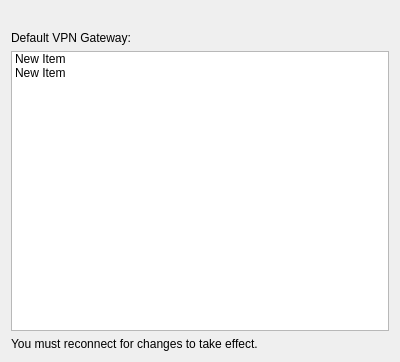
<?xml version="1.0" encoding="UTF-8"?>
<ui version="4.0">
 <class>PreferencesVpnPage</class>
 <widget class="QWidget" name="PreferencesVpnPage">
  <property name="geometry">
   <rect>
    <x>0</x>
    <y>0</y>
    <width>400</width>
    <height>362</height>
   </rect>
  </property>
  <property name="windowTitle">
   <string>Form</string>
  </property>
  <layout class="QVBoxLayout" name="verticalLayout">
   <item>
    <widget class="QLabel" name="flash_label">
     <property name="text">
      <string>&lt;flash_label&gt;</string>
     </property>
     <property name="alignment">
      <set>Qt::AlignCenter</set>
     </property>
    </widget>
   </item>
   <item>
    <widget class="QLabel" name="heading_label">
     <property name="text">
      <string>Default VPN Gateway:</string>
     </property>
     <property name="buddy">
      <cstring>gateways_list</cstring>
     </property>
    </widget>
   </item>
   <item>
    <widget class="QListWidget" name="gateways_list">
     <item>
      <property name="text">
       <string>New Item</string>
      </property>
      <property name="icon">
       <iconset>
        <normalon>:/images/countries/us.png</normalon>
       </iconset>
      </property>
     </item>
     <item>
      <property name="text">
       <string>New Item</string>
      </property>
      <property name="icon">
       <iconset>
        <normalon>:/images/countries/br.png</normalon>
       </iconset>
      </property>
     </item>
    </widget>
   </item>
   <item>
    <widget class="QLabel" name="tip_label">
     <property name="sizePolicy">
      <sizepolicy hsizetype="Preferred" vsizetype="Preferred">
       <horstretch>0</horstretch>
       <verstretch>0</verstretch>
      </sizepolicy>
     </property>
     <property name="text">
      <string>You must reconnect for changes to take effect.</string>
     </property>
     <property name="scaledContents">
      <bool>false</bool>
     </property>
     <property name="wordWrap">
      <bool>true</bool>
     </property>
     <property name="buddy">
      <cstring>gateways_list</cstring>
     </property>
    </widget>
   </item>
  </layout>
 </widget>
 <resources>
  <include location="../../../../../data/resources/flags.qrc"/>
 </resources>
 <connections/>
</ui>
